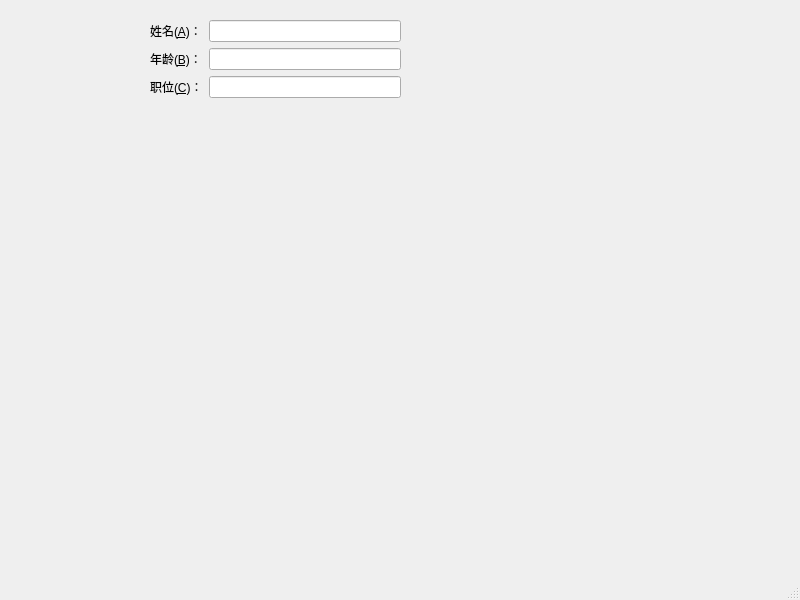
<?xml version="1.0" encoding="UTF-8"?>
<ui version="4.0">
 <class>MainWindow</class>
 <widget class="QMainWindow" name="MainWindow">
  <property name="geometry">
   <rect>
    <x>0</x>
    <y>0</y>
    <width>800</width>
    <height>600</height>
   </rect>
  </property>
  <property name="windowTitle">
   <string>MainWindow</string>
  </property>
  <widget class="QWidget" name="centralwidget">
   <widget class="QWidget" name="formLayoutWidget">
    <property name="geometry">
     <rect>
      <x>150</x>
      <y>20</y>
      <width>251</width>
      <height>111</height>
     </rect>
    </property>
    <layout class="QFormLayout" name="formLayout">
     <item row="0" column="0">
      <widget class="QLabel" name="label">
       <property name="text">
        <string>姓名(&amp;A)：</string>
       </property>
       <property name="buddy">
        <cstring>lineEdit</cstring>
       </property>
      </widget>
     </item>
     <item row="0" column="1">
      <widget class="QLineEdit" name="lineEdit"/>
     </item>
     <item row="1" column="0">
      <widget class="QLabel" name="label_2">
       <property name="text">
        <string>年龄(&amp;B)：</string>
       </property>
       <property name="buddy">
        <cstring>lineEdit_2</cstring>
       </property>
      </widget>
     </item>
     <item row="1" column="1">
      <widget class="QLineEdit" name="lineEdit_2"/>
     </item>
     <item row="2" column="0">
      <widget class="QLabel" name="label_3">
       <property name="text">
        <string>职位(&amp;C)：</string>
       </property>
       <property name="buddy">
        <cstring>lineEdit_3</cstring>
       </property>
      </widget>
     </item>
     <item row="2" column="1">
      <widget class="QLineEdit" name="lineEdit_3"/>
     </item>
    </layout>
   </widget>
  </widget>
  <widget class="QMenuBar" name="menubar">
   <property name="geometry">
    <rect>
     <x>0</x>
     <y>0</y>
     <width>800</width>
     <height>22</height>
    </rect>
   </property>
  </widget>
  <widget class="QStatusBar" name="statusbar"/>
 </widget>
 <resources/>
 <connections/>
</ui>
